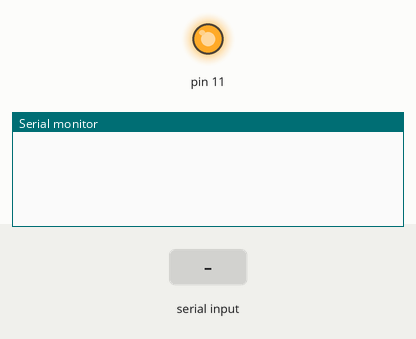
This sketch was run on a simulated Arduino Uno, built with avr-gcc and run on an emulated ATmega328P. Parts: output pins drawn as LEDs (lit = HIGH), the last lines printed to the serial monitor. The inputs (shaded band) are chosen by the test bench. The modem accepts every AT command (registered, SIM ready, sends succeed) and sends nothing else.

Above: at 8.2 s.
8.3 s: "+RCV" received over Serial
At 9.9 s:
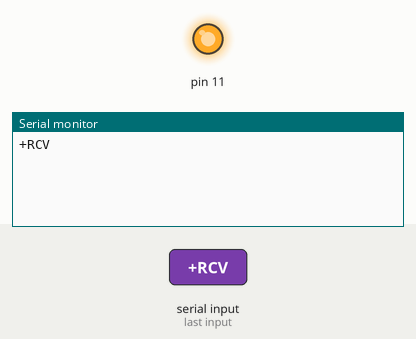
10.8 s: "+RCV" received over the second serial link
At 12.1 s:
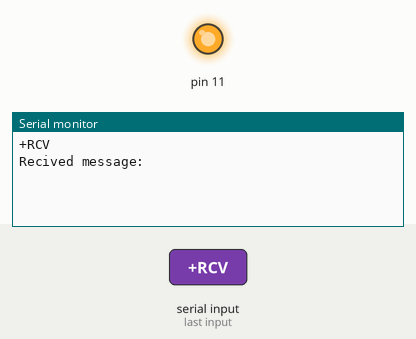
13.3 s: "," received over Serial
At 14.7 s:
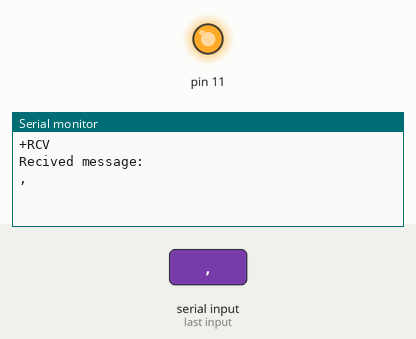
15.8 s: "5\n" received over Serial
At 17.9 s:
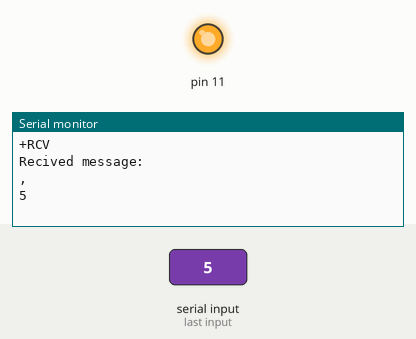

The sketch:

LoRa_2.ino
```cpp
#include <SoftwareSerial.h>
SoftwareSerial Reyax(8, 9); // RX, TX

String message;
String received;
void setup() {
  // put your setup code here, to run once:
  setUp();

  pinMode(11, OUTPUT);
  digitalWrite(11, HIGH);
}

void loop() {
  // put your main code here, to run repeatedly:
  receive();
  if (Serial.available()>0) {
   String toSend = Serial.readString();
    send(toSend, 2);
  Serial.println(toSend);
  }

}
```

Receive.ino
```cpp
void receive() {
  if (Reyax.available()) {
  String received = Reyax.readString();
  //Serial.print(received);


if (received.indexOf("+RCV") >= 0){
  int delimiter, delimiter_1, delimiter_2, delimiter_3;
  delimiter = received.indexOf(",");
  delimiter_1 = received.indexOf(",", delimiter + 1);
  delimiter_2 = received.indexOf(",", delimiter_1 + 1);
  delimiter_3 = received.indexOf(",", delimiter_2 + 1);
  int lengthMessage = received.substring(delimiter+1,delimiter_1).toInt();

  String message = received.substring(delimiter_1+1, delimiter_1 + lengthMessage+1);
Serial.print("Recived message: ");
Serial.println(message);
  }
  }
  else{
    Serial.print(received);
  }
}
```

Send.ino
```cpp
void send(String Transmit, int address) {
  int TransmitLength = Transmit.length();
  String message = "AT+SEND=" + String(address) + "," + String(TransmitLength) + "," + Transmit + "\n\r";
  Reyax.println(message);
  //Serial.println(message);
}
```

setUp.ino
```cpp
void setUp() {
  // Open serial communications and wait for port to open:
  Serial.begin(9600);
  Reyax.begin(9600);
  while (!Serial) {
    ; // wait for serial port to connect. Needed for native USB port only
  }
  delay(1000);

  Reyax.print("AT\r\n");
 delay(1000);
    /*
    * AT+PARAMETER=<Spreading Factor>,
    *<Bandwidth>,<Coding Rate>,
    *<Programmed Preamble>
    *<Spreading Factor>7~12, (default 12)
    *<Bandwidth>0~9 list as below
    *0 : 7.8KHz (not recommended, over spec.) 1 : 10.4KHz (not recommended, over spec.) 2 : 15.6KHz
    *3 : 20.8 KHz
    *4 : 31.25 KHz
    *5 : 41.7 KHz
    *6 : 62.5 KHz
    *7 : 125 KHz (default).
    *8 : 250 KHz
    *9 : 500 KHz
    *<Coding Rat>1~4, (default 1)
    *<Programmed Preamble> 4~7(default 4)

   */
  Reyax.print("AT+PARAMETER=12,9,1,7\r\n");
  delay(1000);   //wait for module to respond

  Reyax.print("AT+BAND=915000000\r\n");    //Bandwidth set to 915MHz
  delay(1000);   //wait for module to respond

  Reyax.print("AT+ADDRESS=1\r\n");   //needs to be unique
  delay(1000);   //wait for module to respond

  Reyax.print("AT+NETWORKID=6\r\n");   //needs to be same for receiver and transmitter
  delay(1000);   //wait for module to respond
  Reyax.print("AT+CRFOP=15\r\n");
  delay(1000);

}
```

Measured:
- after the input at 8.3 s, the serial monitor: prints a new line after 1.0 s (image 1)
- after the input at 10.8 s, the serial monitor: prints a new line after 1.0 s (image 2)
- after the input at 13.3 s, the serial monitor: prints a new line after 1.0 s (image 3)
- after the input at 15.8 s, the serial monitor: prints a new line after 1.0 s (image 4)
